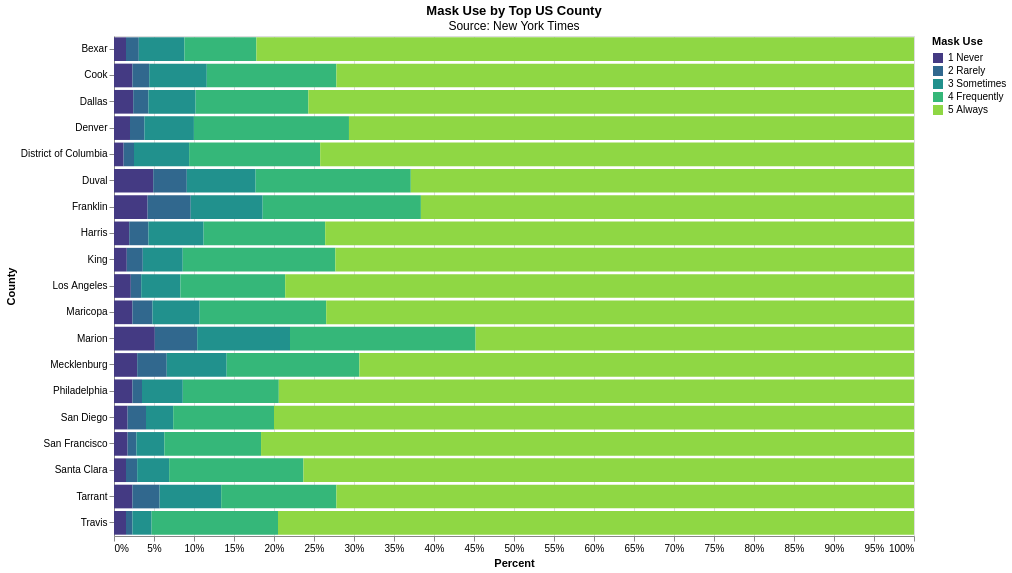

The specification (Vega-Lite) saved for this image:
### Vega-Lite specification from a JSON file in a GitHub repository (floating-point values rounded to 4 significant figures)
{"config": {"view": {"continuousWidth": 400, "continuousHeight": 300}}, "data": {"name": "data-fa0894271be05f86e92b79a6da3ed1fc"}, "mark": "bar", "encoding": {"color": {"type": "ordinal", "field": "Mask Use", "scale": {"scheme": "viridis"}}, "tooltip": [{"type": "nominal", "field": "County"}, {"type": "nominal", "field": "State"}, {"type": "ordinal", "field": "Mask Use"}, {"type": "quantitative", "field": "Percent"}], "x": {"type": "quantitative", "field": "Percent", "stack": "normalize"}, "y": {"type": "nominal", "field": "County"}}, "height": 500, "title": {"text": "Mask Use by Top US County", "subtitle": "Source: New York Times"}, "width": 800, "$schema": "https://vega.github.io/schema/vega-lite/v4.8.1.json", "datasets": {"data-fa0894271be05f86e92b79a6da3ed1fc": [{"County": "Maricopa", "State": "Arizona", "Mask Use": "1 Never", "Percent": 0.023}, {"County": "Los Angeles", "State": "California", "Mask Use": "1 Never", "Percent": 0.021}, {"County": "San Diego", "State": "California", "Mask Use": "1 Never", "Percent": 0.017}, {"County": "San Francisco", "State": "California", "Mask Use": "1 Never", "Percent": 0.017}, {"County": "Santa Clara", "State": "California", "Mask Use": "1 Never", "Percent": 0.015}, {"County": "Denver", "State": "Colorado", "Mask Use": "1 Never", "Percent": 0.02}, {"County": "District of Columbia", "State": "District of Columbia", "Mask Use": "1 Never", "Percent": 0.012}, {"County": "Duval", "State": "Florida", "Mask Use": "1 Never", "Percent": 0.049}, {"County": "Cook", "State": "Illinois", "Mask Use": "1 Never", "Percent": 0.023}, {"County": "Marion", "State": "Indiana", "Mask Use": "1 Never", "Percent": 0.051}, {"County": "Mecklenburg", "State": "North Carolina", "Mask Use": "1 Never", "Percent": 0.029}, {"County": "Franklin", "State": "Ohio", "Mask Use": "1 Never", "Percent": 0.042}, {"County": "Philadelphia", "State": "Pennsylvania", "Mask Use": "1 Never", "Percent": 0.023}, {"County": "Bexar", "State": "Texas", "Mask Use": "1 Never", "Percent": 0.015}, {"County": "Dallas", "State": "Texas", "Mask Use": "1 Never", "Percent": 0.024}, {"County": "Harris", "State": "Texas", "Mask Use": "1 Never", "Percent": 0.019}, {"County": "Tarrant", "State": "Texas", "Mask Use": "1 Never", "Percent": 0.023}, {"County": "Travis", "State": "Texas", "Mask Use": "1 Never", "Percent": 0.015}, {"County": "King", "State": "Washington", "Mask Use": "1 Never", "Percent": 0.016}, {"County": "Maricopa", "State": "Arizona", "Mask Use": "2 Rarely", "Percent": 0.025}, {"County": "Los Angeles", "State": "California", "Mask Use": "2 Rarely", "Percent": 0.013}, {"County": "San Diego", "State": "California", "Mask Use": "2 Rarely", "Percent": 0.023}, {"County": "San Francisco", "State": "California", "Mask Use": "2 Rarely", "Percent": 0.011}, {"County": "Santa Clara", "State": "California", "Mask Use": "2 Rarely", "Percent": 0.014}, {"County": "Denver", "State": "Colorado", "Mask Use": "2 Rarely", "Percent": 0.018}, {"County": "District of Columbia", "State": "District of Columbia", "Mask Use": "2 Rarely", "Percent": 0.013}, {"County": "Duval", "State": "Florida", "Mask Use": "2 Rarely", "Percent": 0.042}, {"County": "Cook", "State": "Illinois", "Mask Use": "2 Rarely", "Percent": 0.021}, {"County": "Marion", "State": "Indiana", "Mask Use": "2 Rarely", "Percent": 0.053}, {"County": "Mecklenburg", "State": "North Carolina", "Mask Use": "2 Rarely", "Percent": 0.037}, {"County": "Franklin", "State": "Ohio", "Mask Use": "2 Rarely", "Percent": 0.054}, {"County": "Philadelphia", "State": "Pennsylvania", "Mask Use": "2 Rarely", "Percent": 0.012}, {"County": "Bexar", "State": "Texas", "Mask Use": "2 Rarely", "Percent": 0.016}, {"County": "Dallas", "State": "Texas", "Mask Use": "2 Rarely", "Percent": 0.019}, {"County": "Harris", "State": "Texas", "Mask Use": "2 Rarely", "Percent": 0.024}, {"County": "Tarrant", "State": "Texas", "Mask Use": "2 Rarely", "Percent": 0.034}, {"County": "Travis", "State": "Texas", "Mask Use": "2 Rarely", "Percent": 0.008}, {"County": "King", "State": "Washington", "Mask Use": "2 Rarely", "Percent": 0.02}, {"County": "Maricopa", "State": "Arizona", "Mask Use": "3 Sometimes", "Percent": 0.059}, {"County": "Los Angeles", "State": "California", "Mask Use": "3 Sometimes", "Percent": 0.049}, {"County": "San Diego", "State": "California", "Mask Use": "3 Sometimes", "Percent": 0.034}, {"County": "San Francisco", "State": "California", "Mask Use": "3 Sometimes", "Percent": 0.035}, {"County": "Santa Clara", "State": "California", "Mask Use": "3 Sometimes", "Percent": 0.04}, {"County": "Denver", "State": "Colorado", "Mask Use": "3 Sometimes", "Percent": 0.062}, {"County": "District of Columbia", "State": "District of Columbia", "Mask Use": "3 Sometimes", "Percent": 0.069}, {"County": "Duval", "State": "Florida", "Mask Use": "3 Sometimes", "Percent": 0.086}, {"County": "Cook", "State": "Illinois", "Mask Use": "3 Sometimes", "Percent": 0.072}, {"County": "Marion", "State": "Indiana", "Mask Use": "3 Sometimes", "Percent": 0.116}, {"County": "Mecklenburg", "State": "North Carolina", "Mask Use": "3 Sometimes", "Percent": 0.075}, {"County": "Franklin", "State": "Ohio", "Mask Use": "3 Sometimes", "Percent": 0.09}, {"County": "Philadelphia", "State": "Pennsylvania", "Mask Use": "3 Sometimes", "Percent": 0.051}, {"County": "Bexar", "State": "Texas", "Mask Use": "3 Sometimes", "Percent": 0.057}, {"County": "Dallas", "State": "Texas", "Mask Use": "3 Sometimes", "Percent": 0.059}, {"County": "Harris", "State": "Texas", "Mask Use": "3 Sometimes", "Percent": 0.069}, {"County": "Tarrant", "State": "Texas", "Mask Use": "3 Sometimes", "Percent": 0.077}, {"County": "Travis", "State": "Texas", "Mask Use": "3 Sometimes", "Percent": 0.024}, {"County": "King", "State": "Washington", "Mask Use": "3 Sometimes", "Percent": 0.05}, {"County": "Maricopa", "State": "Arizona", "Mask Use": "4 Frequently", "Percent": 0.158}, {"County": "Los Angeles", "State": "California", "Mask Use": "4 Frequently", "Percent": 0.131}, {"County": "San Diego", "State": "California", "Mask Use": "4 Frequently", "Percent": 0.126}, {"County": "San Francisco", "State": "California", "Mask Use": "4 Frequently", "Percent": 0.121}, {"County": "Santa Clara", "State": "California", "Mask Use": "4 Frequently", "Percent": 0.168}, {"County": "Denver", "State": "Colorado", "Mask Use": "4 Frequently", "Percent": 0.194}, {"County": "District of Columbia", "State": "District of Columbia", "Mask Use": "4 Frequently", "Percent": 0.164}, {"County": "Duval", "State": "Florida", "Mask Use": "4 Frequently", "Percent": 0.194}, {"County": "Cook", "State": "Illinois", "Mask Use": "4 Frequently", "Percent": 0.162}, {"County": "Marion", "State": "Indiana", "Mask Use": "4 Frequently", "Percent": 0.232}, {"County": "Mecklenburg", "State": "North Carolina", "Mask Use": "4 Frequently", "Percent": 0.166}, {"County": "Franklin", "State": "Ohio", "Mask Use": "4 Frequently", "Percent": 0.198}, {"County": "Philadelphia", "State": "Pennsylvania", "Mask Use": "4 Frequently", "Percent": 0.12}, {"County": "Bexar", "State": "Texas", "Mask Use": "4 Frequently", "Percent": 0.09}, {"County": "Dallas", "State": "Texas", "Mask Use": "4 Frequently", "Percent": 0.141}, {"County": "Harris", "State": "Texas", "Mask Use": "4 Frequently", "Percent": 0.152}, {"County": "Tarrant", "State": "Texas", "Mask Use": "4 Frequently", "Percent": 0.144}, {"County": "Travis", "State": "Texas", "Mask Use": "4 Frequently", "Percent": 0.158}, {"County": "King", "State": "Washington", "Mask Use": "4 Frequently", "Percent": 0.191}, {"County": "Maricopa", "State": "Arizona", "Mask Use": "5 Always", "Percent": 0.734}, {"County": "Los Angeles", "State": "California", "Mask Use": "5 Always", "Percent": 0.786}, {"County": "San Diego", "State": "California", "Mask Use": "5 Always", "Percent": 0.8}, {"County": "San Francisco", "State": "California", "Mask Use": "5 Always", "Percent": 0.817}, {"County": "Santa Clara", "State": "California", "Mask Use": "5 Always", "Percent": 0.764}, {"County": "Denver", "State": "Colorado", "Mask Use": "5 Always", "Percent": 0.707}, {"County": "District of Columbia", "State": "District of Columbia", "Mask Use": "5 Always", "Percent": 0.743}, {"County": "Duval", "State": "Florida", "Mask Use": "5 Always", "Percent": 0.629}, {"County": "Cook", "State": "Illinois", "Mask Use": "5 Always", "Percent": 0.722}, {"County": "Marion", "State": "Indiana", "Mask Use": "5 Always", "Percent": 0.548}, {"County": "Mecklenburg", "State": "North Carolina", "Mask Use": "5 Always", "Percent": 0.694}, {"County": "Franklin", "State": "Ohio", "Mask Use": "5 Always", "Percent": 0.617}, {"County": "Philadelphia", "State": "Pennsylvania", "Mask Use": "5 Always", "Percent": 0.794}, {"County": "Bexar", "State": "Texas", "Mask Use": "5 Always", "Percent": 0.822}, {"County": "Dallas", "State": "Texas", "Mask Use": "5 Always", "Percent": 0.757}, {"County": "Harris", "State": "Texas", "Mask Use": "5 Always", "Percent": 0.736}, {"County": "Tarrant", "State": "Texas", "Mask Use": "5 Always", "Percent": 0.722}, {"County": "Travis", "State": "Texas", "Mask Use": "5 Always", "Percent": 0.795}, {"County": "King", "State": "Washington", "Mask Use": "5 Always", "Percent": 0.724}]}}
